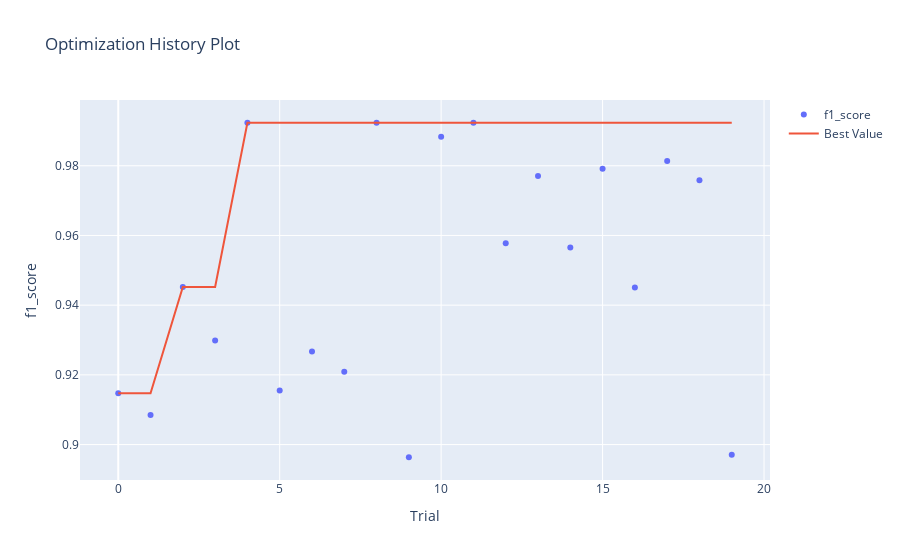

The notebook cell this image was saved under:
### Code cell
optuna.visualization.is_available()
optuna.visualization.plot_optimization_history(study, target_name="f1_score")

### Figure 1 — Plotly figure (JSON) as saved in the notebook; plotly's stock layout.template omitted (floating-point values rounded to 4 significant figures)
{"data": [{"mode": "markers", "name": "f1_score", "type": "scatter", "x": [0, 1, 2, 3, 4, 5, 6, 7, 8, 9, 10, 11, 12, 13, 14, 15, 16, 17, 18, 19], "y": [0.9147, 0.9085, 0.9452, 0.9298, 0.9923, 0.9155, 0.9267, 0.9209, 0.9923, 0.8964, 0.9883, 0.9923, 0.9578, 0.977, 0.9565, 0.9791, 0.9451, 0.9813, 0.9758, 0.8971]}, {"mode": "lines", "name": "Best Value", "type": "scatter", "x": [0, 1, 2, 3, 4, 5, 6, 7, 8, 9, 10, 11, 12, 13, 14, 15, 16, 17, 18, 19], "y": [0.9147, 0.9147, 0.9452, 0.9452, 0.9923, 0.9923, 0.9923, 0.9923, 0.9923, 0.9923, 0.9923, 0.9923, 0.9923, 0.9923, 0.9923, 0.9923, 0.9923, 0.9923, 0.9923, 0.9923]}, {"marker": {"color": "#cccccc"}, "mode": "markers", "name": "Infeasible Trial", "showlegend": false, "type": "scatter", "x": [], "y": []}], "layout": {"title": {"text": "Optimization History Plot"}, "xaxis": {"title": {"text": "Trial"}}, "yaxis": {"title": {"text": "f1_score"}}}}
